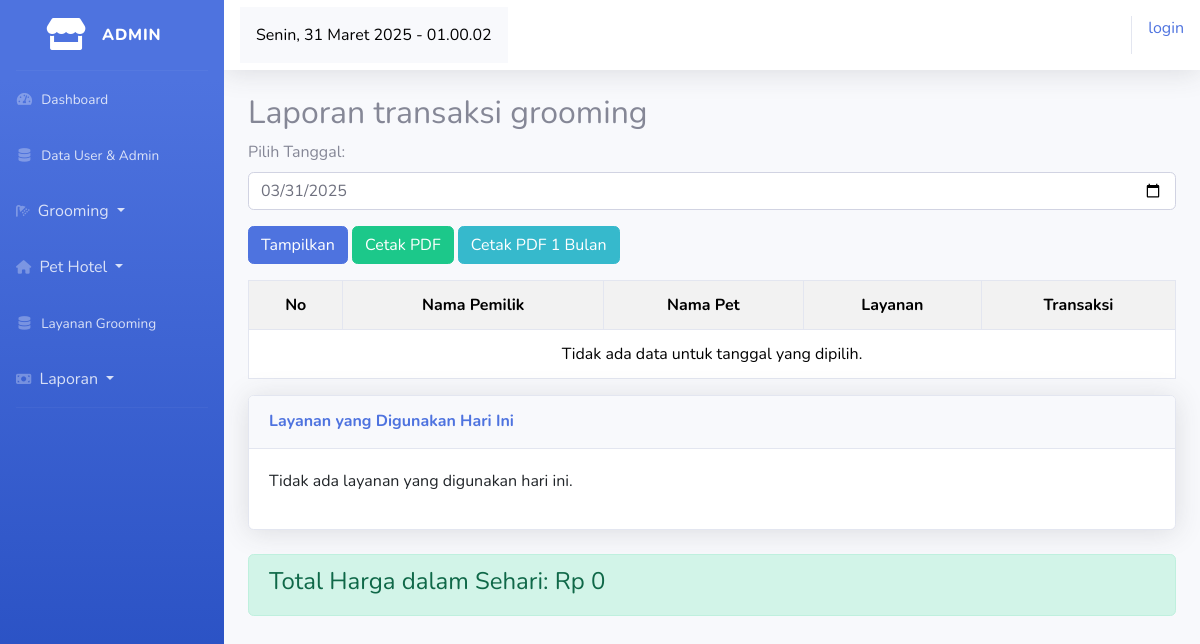
Before: /index.php/admin/laporan/laporan_grooming with the older database file.
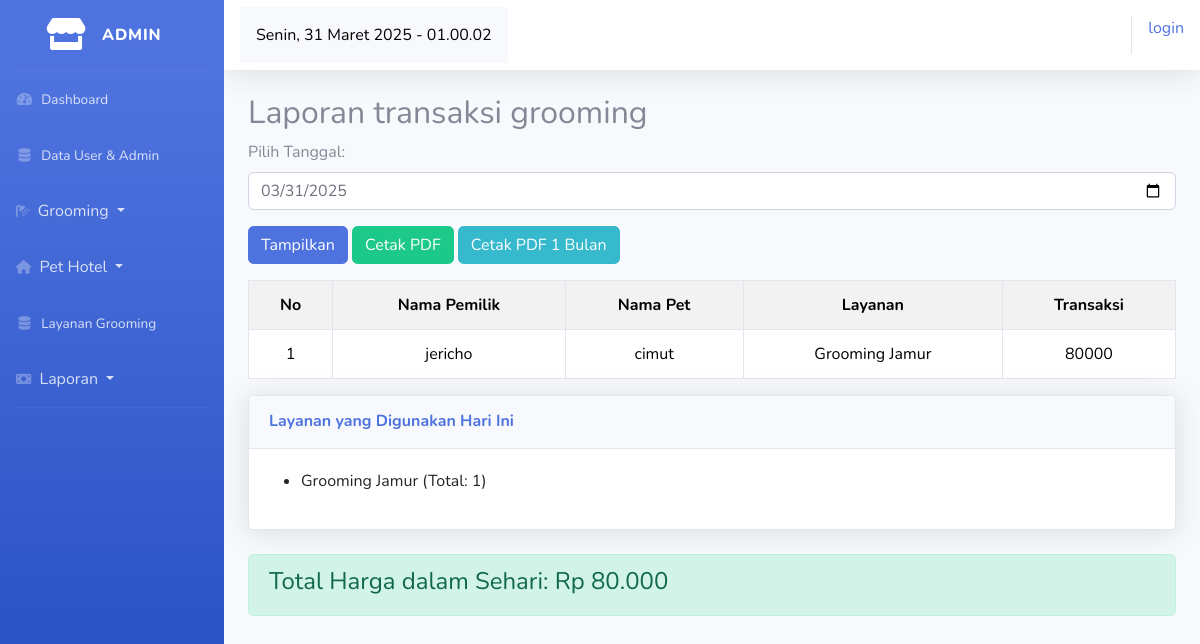
After: the same page with the newer database file.
### tables this page shows
CREATE TABLE `transaction_grooming` (
  `transaction_id` int(11) NOT NULL,
  `user_id` int(3) NOT NULL,
  `grooming_id` int(3) NOT NULL,
  `id_cat` varchar(10) NOT NULL,
  `bank` varchar(10) NOT NULL,
  `price` int(11) NOT NULL,
  `notes` text NOT NULL,
  `date` date NOT NULL,
  `transaction_date` timestamp NOT NULL DEFAULT current_timestamp() ON UPDATE current_timestamp(),
  `payment_due_date` timestamp NOT NULL DEFAULT current_timestamp() ON UPDATE current_timestamp(),
  `status` varchar(20) NOT NULL DEFAULT 'Belum Terbayar',
  `image` varchar(50) NOT NULL
);

CREATE TABLE `users` (
  `user_id` int(11) NOT NULL,
  `name` varchar(100) NOT NULL,
  `email` varchar(100) NOT NULL,
  `password` varchar(30) NOT NULL,
  `phone` varchar(15) NOT NULL,
  `address` text NOT NULL,
  `image` varchar(50) NOT NULL,
  `role_id` tinyint(1) NOT NULL
);

CREATE TABLE `cats` (
  `cat_id` int(11) NOT NULL,
  `user_id` int(5) NOT NULL,
  `name` varchar(50) NOT NULL,
  `breed` varchar(50) NOT NULL,
  `tgl_cat` date NOT NULL,
  `gender` varchar(10) NOT NULL,
  `sertivikat` varchar(50) NOT NULL,
  `image` varchar(50) NOT NULL
);

CREATE TABLE `service_grooming` (
  `id_grooming` int(11) NOT NULL,
  `name` varchar(50) NOT NULL,
  `description` text NOT NULL,
  `price` int(11) NOT NULL,
  `image` varchar(20) NOT NULL
);

### application/controllers/admin/laporan.php (called while the page is built, shortened)
<?php
	class laporan extends CI_Controller{
		public function laporan_grooming() {
			$tanggal = $this->input->get('tanggal') ? $this->input->get('tanggal') : date('Y-m-d');
			$data['laporan'] = $this->model_laporan->laporan_hari_ini($tanggal);
			$data['laporan_transaksi'] = $this->model_laporan->laporan_transaksi($tanggal);
			$this->load->view('tamplates_admin/header');
			$this->load->view('tamplates_admin/sidebar');
			$this->load->view('admin/laporan/laporan_grooming', $data);
			$this->load->view('tamplates_admin/footer');
		}
	}
?>

### index.php (called while the page is built, shortened)
<?php
require_once BASEPATH.'core/CodeIgniter.php';

### application/models/admin/model_laporan.php (called while the page is built, shortened)
<?php
	class Model_laporan extends CI_Model {
		public function laporan_hari_ini($tanggal = null) {
			$this->db->select('transaction_grooming.*, users.name as user_name, cats.name as cat_name, service_grooming.name as grooming_name');
			$this->db->from('transaction_grooming');
			$this->db->join('users', 'users.user_id = transaction_grooming.user_id');
			$this->db->join('cats', 'cats.cat_id = transaction_grooming.id_cat');
			$this->db->join('service_grooming', 'service_grooming.id_grooming = transaction_grooming.grooming_id');
			$this->db->where('transaction_grooming.status', 'Selesai');
			$this->db->where('DATE(transaction_grooming.date)', $tanggal);
			$result = $this->db->get();
			return $result->result();
		}
		public function laporan_transaksi($tanggal = null) {
			$tanggal = $tanggal ? $tanggal : date('Y-m-d');
			$this->db->where('DATE(date)', $tanggal);
			$this->db->where('status', 'Selesai');
			$total_transaksi = $this->db->count_all_results('transaction_grooming');
			$this->db->select('service_grooming.name as layanan, COUNT(transaction_grooming.grooming_id) as total');
			$this->db->from('transaction_grooming');
			$this->db->join('service_grooming', 'service_grooming.id_grooming = transaction_grooming.grooming_id');
			$this->db->where('DATE(transaction_grooming.date)', $tanggal);
			$this->db->where('transaction_grooming.status', 'Selesai');
			$this->db->group_by('transaction_grooming.grooming_id');
			$layanan_hari_ini = $this->db->get()->result();
			$this->db->select_sum('price');
			$this->db->where('DATE(date)', $tanggal);
			$this->db->where('status', 'Selesai');
			$total_harga = $this->db->get('transaction_grooming')->row()->price;
			return [
				'total_transaksi' => $total_transaksi,
				'layanan_hari_ini' => $layanan_hari_ini,
				'total_harga' => $total_harga ? $total_harga : 0
			];
		}
	}
?>

### application/views/admin/laporan/laporan_grooming.php (the view, shortened to what the changed rows need)
<div class="container-fluid">
	<h2>Laporan transaksi grooming</h2>
    <table class="table table-bordered table-hover table-striped text-center mt-3">
        <tr>
            <th>No</th>
            <th>Nama Pemilik</th>
            <th>Nama Pet</th>
            <th>Layanan</th>
            <th>Transaksi</th>
        </tr>
        <?php if (!empty($laporan)): ?>
            <?php $no = 1; ?>
            <?php foreach ($laporan as $lp): ?>
                <tr>
                    <td><?php echo $no++ ?></td>
                    <td><?php echo $lp->user_name; ?></td>
                    <td><?php echo $lp->cat_name; ?></td>
                    <td><?php echo $lp->grooming_name; ?></td>
                    <td><?php echo $lp->price; ?></td>
                </tr>
            <?php endforeach; ?>
        <?php else: ?>
            <tr>
                <td colspan="5">Tidak ada data untuk tanggal yang dipilih.</td>
            </tr>
        <?php endif; ?>
    </table>
    <div class="card shadow mb-4">
        <div class="card-body">
            <?php if (!empty($laporan_transaksi['layanan_hari_ini'])): ?>
                <ul>
                    <?php foreach ($laporan_transaksi['layanan_hari_ini'] as $layanan): ?>
                        <li><?php echo $layanan->layanan; ?> (Total: <?php echo $layanan->total; ?>)</li>
                    <?php endforeach; ?>
                </ul>
            <?php else: ?>
                <p>Tidak ada layanan yang digunakan hari ini.</p>
            <?php endif; ?>
        </div>
    </div>
    <div class="alert alert-success">
        <h4>Total Harga dalam Sehari: Rp <?php echo number_format($laporan_transaksi['total_harga'], 0, ',', '.'); ?></h4>
    </div>
</div>

Changed rows visible on the page:
added transaction_grooming: user.name "jericho", id_cat.name "cimut", service_grooming.name "Grooming Jamur", price "80000"
Other visible differences:
$laporan_transaksi['total_harga']: "0" → "80.000"
new list line: "Grooming Jamur (Total: 1 )"
text no longer shown: "Tidak ada data untuk tanggal yang dipilih. Tidak ada layanan yang digunakan hari ini."
